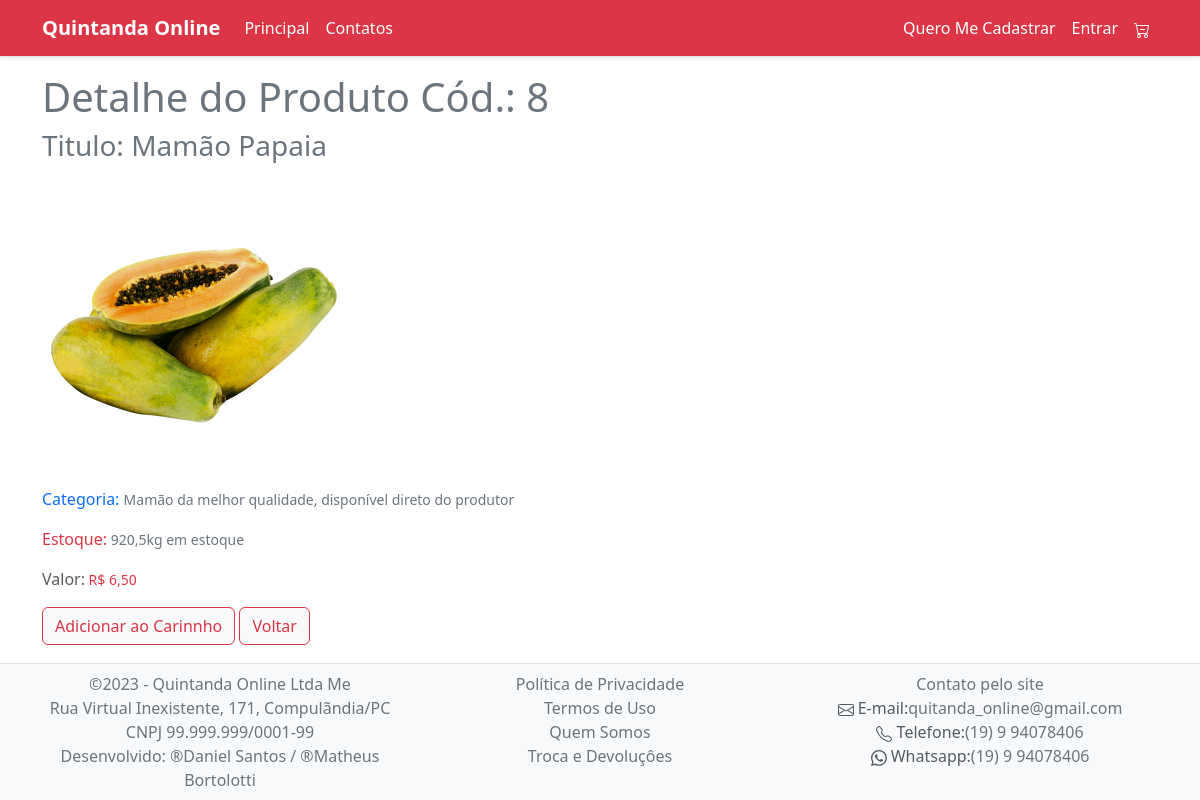
/ver-produtos.php?id=8, run on the app's committed database.
### tables this page shows
CREATE TABLE `produtos` (
  `id` int(11) NOT NULL,
  `foto` varchar(100) NOT NULL,
  `foto1` varchar(100) NOT NULL,
  `foto2` varchar(100) NOT NULL,
  `titulo` varchar(100) NOT NULL,
  `categoria` varchar(100) NOT NULL,
  `video` varchar(100) NOT NULL,
  `valor` varchar(100) NOT NULL,
  `estoque` varchar(100) NOT NULL
);

### ver-produtos.php (the view, shortened to what this page needs)
<?php
include "menu.php";
?>
    <?php
    $id = $_GET['id'];
    $titulo = $categoria = $foto = $video = $estoque = $valor = "";
    include "conexao.php";
    $sql_buscar = "select * from produtos  where id = $id";
    $todos_os_produtos = mysqli_query($conexao, $sql_buscar);
    while ($um_produtos = mysqli_fetch_assoc($todos_os_produtos)) :
        $titulo = $um_produtos["titulo"];
        $categoria = $um_produtos["categoria"];
        $video = $um_produtos["video"];
        $foto = $um_produtos["foto"];
        $estoque = $um_produtos["estoque"];
        $valor = $um_produtos["valor"];
    endwhile;
    ?>
    <div class="container mt-3">
        <div class="col-12">
            <h1 class="text-secondary">
                Detalhe do Produto Cód.: <?php echo $id; ?>
            </h1>
        </div>
        <div class="col-12 text-dark">
            <h3 class="text-secondary">Titulo: <?php echo $titulo; ?> </h3>
            <p><img src="<?php echo $foto; ?>" alt="" width="300"></p>
            <p class="text-primary">Categoria: <small class="text-secondary"><?php echo $categoria; ?></small> </p>
            <p class="text-danger">Estoque:<small class="text-secondary"> <?php echo $estoque; ?></small> </p>
            <p class="text-muted">Valor:<small class="text-danger"> <?php echo $valor; ?></small> </p>
            <a href="<?php echo $video; ?>" class="btn btn-light btn-outline-danger">Adicionar ao Carinnho</a>
            <a href="listar-produtos.php" class="btn btn-light btn-outline-danger">Voltar</a>
        </div>
    </div>
    <div style="height: 129px;" class="d-none d-lg-block"></div>

### data on the page
produtos: titulo "Mamão Papaia", foto (picture), categoria "Mamão da melhor qualidade, disponível direto do produtor", estoque "920,5kg em estoque", valor "R$ 6,50"

### other printed values
$id "8"
